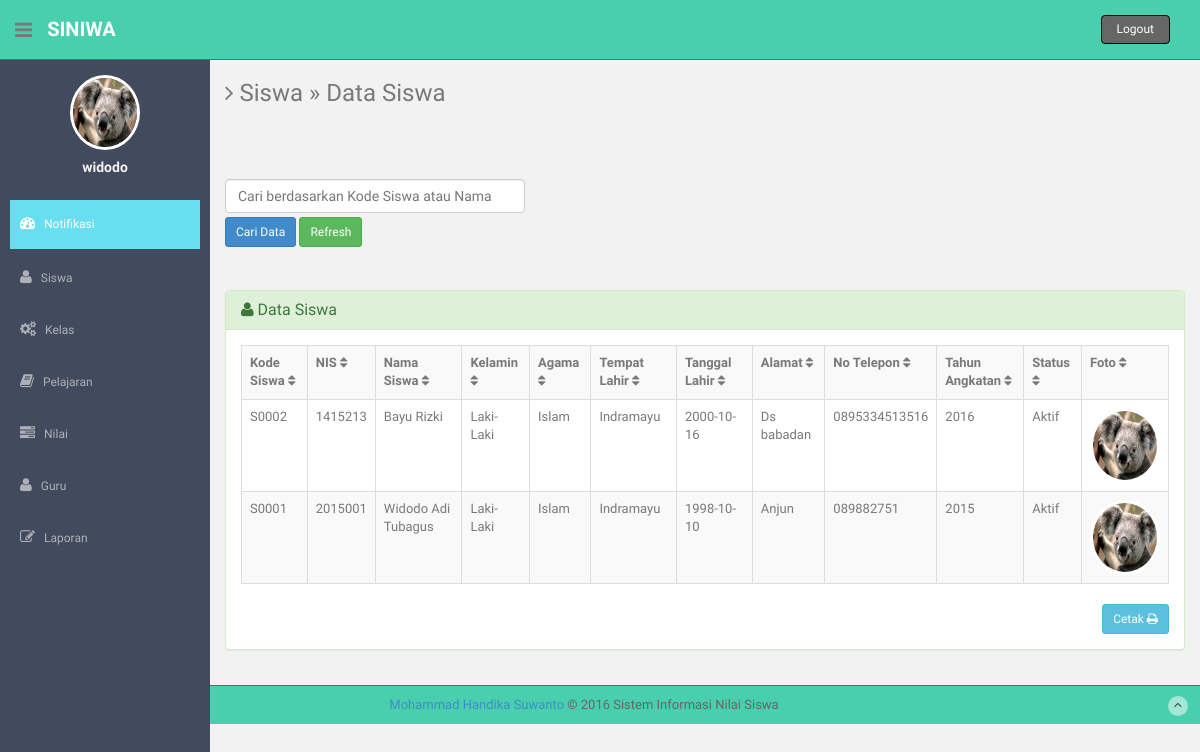
Screenshot of /admin/laporan-siswa.php (signed in) with the database file from the repository.
### tables this page shows
CREATE TABLE `siswa` (
  `kode_siswa` char(5) NOT NULL,
  `nis` varchar(20) NOT NULL,
  `nama_siswa` varchar(100) NOT NULL,
  `kelamin` varchar(20) NOT NULL,
  `agama` varchar(20) NOT NULL,
  `tempat_lahir` varchar(100) NOT NULL,
  `tanggal_lahir` date NOT NULL,
  `alamat` varchar(100) NOT NULL,
  `no_telepon` varchar(20) NOT NULL,
  `tahun_angkatan` char(4) NOT NULL,
  `status` enum('Aktif','Lulus','Keluar') NOT NULL,
  `username` varchar(30) NOT NULL,
  `password` varchar(50) NOT NULL,
  `gambar` varchar(30) NOT NULL
);

### admin/laporan-siswa.php (the view, shortened to what this page needs)
<?php
if (empty($_SESSION['username'])){
	header('location:../index.php');
} else {
?>
<!DOCTYPE html>
<html lang="en">
 <?php include "head.php"; ?>
  </head>
  <body>
  <section id="container" >
      <?php include "header.php"; ?>
      <aside>
          <div id="sidebar"  class="nav-collapse ">
              <ul class="sidebar-menu" id="nav-accordion">
              	  <p class="centered"><a href="profile.html"><img src="<?php echo $_SESSION['gambar']; ?>" class="img-circle" width="60" style="border: 3px solid white;"/></a></p>
              	  <h5 class="centered">
              <?php
              echo $_SESSION['fullname'];
               ?></h5>
<?php } ?>
                  <?php include 'menu.php'; ?>
              </ul>
          </div>
      </aside>
      <section id="main-content">
          <section class="wrapper">
          	<h3><i class="fa fa-angle-right"></i> Siswa &raquo; Data Siswa</h3><br /><br />
          	<div class="row mt">
              <div class="col-lg-4">
              <form action='laporan-siswa.php' method="POST">
	       <input type='text' class="form-control" style="margin-bottom: 4px;" name='qcari' placeholder='Cari berdasarkan Kode Siswa atau Nama' required />
           <input type='submit' value='Cari Data' class="btn btn-sm btn-primary" /> <a href='laporan-siswa.php' class="btn btn-sm btn-success" >Refresh</i></a>
          	</div>
              </div>
              <br />
          	<div class="row mt">
          		<div class="col-lg-12">
                    <div class="panel panel-success">
                        <div class="panel-heading">
                        <h3 class="panel-title"><i class="fa fa-user"></i> Data Siswa </h3>
                        </div>
                        <div class="panel-body">
                        <div class="table-responsive">
                    <?php
                    $query1="select * from siswa";
                    $tampil=mysql_query($query1) or die(mysql_error());
                    ?>
                  <table class="table table-bordered table-hover table-striped tablesorter">
                      <tr>
                        <th>Kode Siswa <i class="fa fa-sort"></i></th>
                        <th>NIS <i class="fa fa-sort"></i></th>
                        <th>Nama Siswa <i class="fa fa-sort"></i></th>
                        <th>Kelamin <i class="fa fa-sort"></i></th>
                        <th>Agama <i class="fa fa-sort"></i></th>
                        <th>Tempat Lahir <i class="fa fa-sort"></i></th>
                        <th>Tanggal Lahir <i class="fa fa-sort"></i></th>
                        <th>Alamat <i class="fa fa-sort"></i></th>
                        <th>No Telepon <i class="fa fa-sort"></i></th>
                        <th>Tahun Angkatan <i class="fa fa-sort"></i></th>
                        <th>Status <i class="fa fa-sort"></i></th>
                        <th>Foto <i class="fa fa-sort"></i></th>
                      </tr>
                     <?php while($data=mysql_fetch_array($tampil))
                    { ?>
                    <tr>
                    <td><?php echo $data['kode_siswa']; ?></td>
                    <td><?php echo $data['nis'];?></td>
                    <td><?php echo $data['nama_siswa'];?></td>
                    <td><?php echo $data['kelamin']; ?></td>
                    <td><?php echo $data['agama']; ?></td>
                    <td><?php echo $data['tempat_lahir']; ?></td>
                    <td><?php echo $data['tanggal_lahir']; ?></td>
                    <td><?php echo $data['alamat']; ?></td>
                    <td><?php echo $data['no_telepon']; ?></td>
                    <td><?php echo $data['tahun_angkatan']; ?></td>
                    <td><?php echo $data['status']; ?></td>
                    <td><img src="<?php echo $data['gambar']; ?>" width="60" height="60" class="img-circle" /></td>
                    <?php
              }
              ?>
                   </table>
                   </div>
                <div class="text-right">
                  <a href="siswa_pdf.php" class="btn btn-sm btn-info">Cetak  <i class="fa fa-print"></i></a>
                </div>
              </div>
              </div>
            </div>
          	</div>
		</section><! --/wrapper -->
      </section>
      <?php include "footer.php"; ?>
  </section>
  </body>
</html>

### admin/head.php (shortened to what this page needs)
<head>
    <link href="assets/css/bootstrap.css" rel="stylesheet">
    <link href="assets/font-awesome/css/font-awesome.css" rel="stylesheet" />
    <link rel="stylesheet" type="text/css" href="assets/js/bootstrap-datepicker/css/datepicker.css" />
    <link rel="stylesheet" type="text/css" href="assets/js/bootstrap-daterangepicker/daterangepicker.css" />
    <link rel="stylesheet" href="../datatables/dataTables.bootstrap.css"/>
    <link href="assets/css/style.css" rel="stylesheet">
    <link href="assets/css/style-responsive.css" rel="stylesheet">
  </head>

### admin/header.php
<header class="header black-bg">
              <div class="sidebar-toggle-box">
                  <div class="fa fa-bars tooltips" data-placement="right" data-original-title="Toggle Navigation"></div>
              </div>
            <a href="index.php" class="logo"><b>SINIWA</b></a>
            <div class="top-menu">
            	<ul class="nav pull-right top-menu">
                    <li><a class="logout" href="../logout.php" onclick="return confirm('Apakah anda akan keluar?');">Logout</a></li>
            	</ul>
            </div>
        </header>

### admin/menu.php (shortened to what this page needs)
<li class="mt">
    <a class="active" href="index.php">
        <i class="fa fa-dashboard"></i>
        <span>Notifikasi</span>
    </a>
</li>
<li class="sub-menu">
    <a href="javascript:;" >
        <i class="fa fa-user"></i>
        <span>Siswa</span>
    </a>
</li>
<li class="sub-menu">
    <a href="javascript:;" >
        <i class="fa fa-cogs"></i>
        <span>Kelas</span>
    </a>
</li>
<li class="sub-menu">
    <a href="javascript:;" >
        <i class="fa fa-book"></i>
        <span>Pelajaran</span>
    </a>
</li>
<li class="sub-menu">
    <a href="javascript:;" >
        <i class="fa fa-tasks"></i>
        <span>Nilai</span>
    </a>
</li>
<li class="sub-menu">
    <a href="javascript:;" >
        <i class="fa fa-user"></i>
        <span>Guru</span>
    </a>
</li>
<li class="sub-menu">
    <a href="javascript:;" >
        <i class=" fa fa-edit"></i>
        <span>Laporan</span>
    </a>
</li>

### admin/footer.php
<footer class="site-footer">
          <div class="text-center">
              <a href="http://www.facebook.com/handikahevn" target="_blank">Mohammad Handika Suwanto</a> &copy; 2016 Sistem Informasi Nilai Siswa
              <a href="#" class="go-top">
                  <i class="fa fa-angle-up"></i>
              </a>
          </div>
      </footer>

### admin/assets/css/style.css (style rules this page uses)
body { color: #797979; background: #f2f2f2; font-family: 'Ruda', sans-serif; padding: 0px !important; margin: 0px !important; font-size:13px; }
ul li { list-style: none; }
a, a:hover, a:focus { text-decoration: none; outline: none; }
#container { width: 100%; height: 100%; }
.centered { text-align: center; }
.mt { margin-top: 25px; }
ul.top-menu > li > .logout { color: #fff; font-size: 12px; border-radius: 4px; -webkit-border-radius: 4px; border: 1px solid black !important; padding: 5px 15px; margin-right: 15px; background: #666666; margin-top: 15px; }
#sidebar { width: 210px; height: 100%; position: fixed; background: #424a5d; }
#sidebar h5 { color: #f2f2f2; font-weight: 700; }
#sidebar ul li { position: relative; }
ul.sidebar-menu , ul.sidebar-menu li ul.sub { margin: -2px 0 0; padding: 0; }
ul.sidebar-menu { margin-top: 75px; }
ul.sidebar-menu li { margin-bottom: 5px; margin-left:10px; margin-right:10px; }
ul.sidebar-menu li.sub-menu { line-height: 15px; }
ul.sidebar-menu li a span { display: inline-block; }
ul.sidebar-menu li a { color: #aeb2b7; text-decoration: none; display: block; padding: 15px 0 15px 10px; font-size: 12px; outline: none; -webkit-transition: all 0.3s ease; -moz-transition: all 0.3s ease; -o-transition: all 0.3s ease; -ms-transition: all 0.3s ease; transition: all 0.3s ease; }
ul.sidebar-menu li a.active, ul.sidebar-menu li a:hover, ul.sidebar-menu li a:focus { background: #68dff0; color: #fff; display: block; -webkit-transition: all 0.3s ease; -moz-transition: all 0.3s ease; -o-transition: all 0.3s ease; -ms-transition: all 0.3s ease; transition: all 0.3s ease; }
ul.sidebar-menu li a i { font-size: 15px; padding-right: 6px; }
ul.sidebar-menu li a.active i { color: #fff; }
#main-content { margin-left: 210px; }
.header, .footer { min-height: 60px; padding: 0 15px; }
.header { position: fixed; left: 0; right: 0; z-index: 1002; }
.black-bg { background: #48cfad; border-bottom: 1px solid #666666; }
.wrapper { display: inline-block; margin-top: 60px; padding-left: 15px; padding-right: 15px; padding-bottom: 15px; padding-top: 0px; width: 100%; }
a.logo { font-size: 20px; color: #ffffff; float: left; margin-top: 15px; text-transform: uppercase; }
a.logo b { font-weight: 900; }
#top_menu .nav > li, ul.top-menu > li { float: left; }
ul.top-menu > li > a { color: #666666; font-size: 16px; border-radius: 4px; -webkit-border-radius: 4px; border:1px solid #666666 !important; padding: 2px 6px; margin-right: 15px; }
.sidebar-toggle-box { float: left; padding-right: 15px; margin-top: 20px; }
.sidebar-toggle-box .fa-bars { cursor: pointer; display: inline-block; font-size: 20px; }
.site-footer { background: #48cfad; border-top: 1px solid #666666; color: #666666; padding: 10px 0; }
.go-top { margin-right: 1%; float: right; background: rgba(255,255,255,.5); width: 20px; height: 20px; border-radius: 50%; -webkit-border-radius: 50%; }
.go-top i { color: #2A3542; }

### rows the page displays
siswa: kode_siswa "S0002", nis "1415213", nama_siswa "Bayu Rizki", kelamin "Laki-Laki", agama "Islam", tempat_lahir "Indramayu", tanggal_lahir "2000-10-16", alamat "Ds babadan", no_telepon "0895334513516", tahun_angkatan "2016", status "Aktif", gambar (picture)
siswa: kode_siswa "S0001", nis "2015001", nama_siswa "Widodo Adi Tubagus", kelamin "Laki-Laki", agama "Islam", tempat_lahir "Indramayu", tanggal_lahir "1998-10-10", alamat "Anjun", no_telepon "089882751", tahun_angkatan "2015", status "Aktif", gambar (picture)

### other values shown
$_SESSION['fullname'] "widodo"
